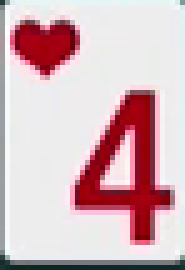
#> input picture home/media/poker/4h.png, 37 x 54 px (shown 5 times larger)
$ jupyter execute --allow-errors python-pillow-image-similarity.ipynb   (shell and % lines are left out)   (older library calls are emulated)
#> lines starting #> are read from the running program, lines starting #| are printed output that depends on the picture; after the words box and inside, x2 and y2 are one past the last pixel; in counts of white or black regions, pixels touching at a corner belong together
- Title: Compare Images Using Python
- Slug: python-pillow-image-compare
- Date: 2019-02-16
- Category: Programming
- Tags: programming, Python, Pillow, computer vision, CV, image, PIL, similarity
- Author: Ben Du

[cell 1]
import numpy as np
from PIL import Image, ImageOps, ImageChops
import math, operator
from functools import reduce

## MSE

[cell 2]
img_4h = Image.open("../../home/media/poker/4h.png")
#> img_4h is the input picture: PIL image 37x54 RGB; mean R, G, B 213.2, 183.8, 189.1
img_4h

[cell 3]
img_4_dither = img_4h.convert("1")
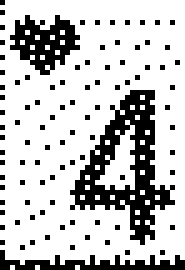
#> img_4_dither: PIL image 37x54 1 (shown 5 times larger); 75.8% white; black in thin lines or dots
img_4_dither

[cell 4]
img_4 = img_4h.convert("1", dither=False)
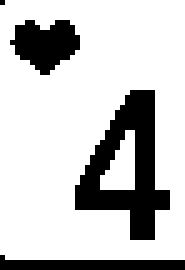
#> img_4: PIL image 37x54 1 (shown 5 times larger); 77.9% white; 4 black regions (1 under 20 px), largest, box (x1, y1, x2, y2) and area: (15, 18, 34, 48) 264, (2, 4, 16, 15) 101, (0, 51, 37, 54) 75
img_4

[cell 5]
def mse(im1, im2):
    im1 = np.array(im1).astype(int)
#> im1: shape (54, 37) int64; values 0 (black) and 1 (white), 75.8% white; black in thin lines or dots
    im2 = np.array(im2).astype(int)
    err = np.sum((im1 - im2) ** 2)
#> err = 206
    err /= float(im1.shape[0] * im2.shape[1])
#> err = 0.103
    return err

[cell 6]
mse(img_4_dither, img_4)
#> Out = 0.103

#> (a cell that did not finish here is left out)

## SSIM

[cell 8]
from skimage.measure import structural_similarity as ssim
import matplotlib.pyplot as plt
import numpy as np
import cv2

[cell 9]
# [18 lines left out: function compare_images, not called in this run]

[cell 10]
import numpy as np
import matplotlib.pyplot as plt

from skimage import data, img_as_float
from skimage.metrics import structural_similarity as ssim


img = img_as_float(data.camera())
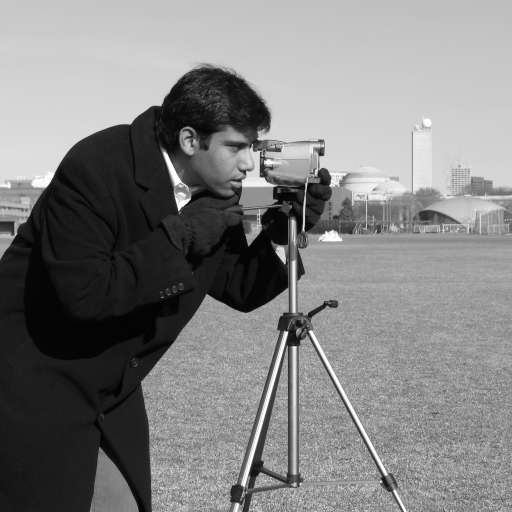
#> input picture skimage.data.camera(), 512 x 512 px
rows, cols = img.shape
#> rows = 512; cols = 512

noise = np.ones_like(img) * 0.2 * (img.max() - img.min())
#> noise: shape (512, 512) float64; every value is 0.2
noise[np.random.random(size=noise.shape) > 0.5] *= -1
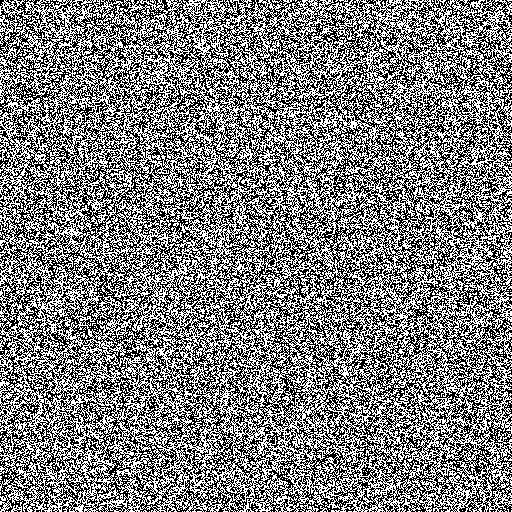
#> noise: shape (512, 512) float64; values -0.2 (black) and 0.2 (white), 49.9% white in thin lines or dots

def mse(x, y):
    return np.linalg.norm(x - y)

img_noise = img + noise
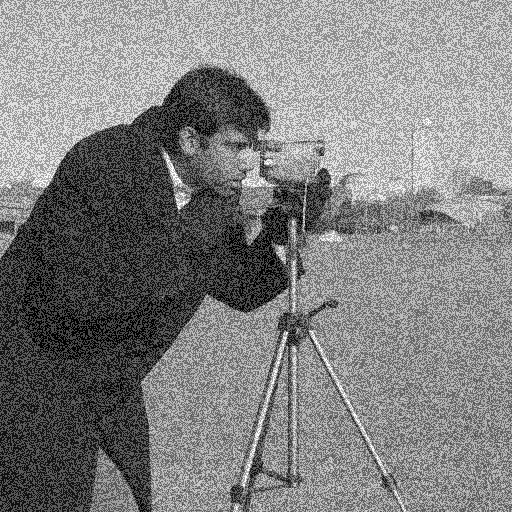
#> img_noise: shape (512, 512) float64; min -0.2, max 1.2, mean 0.506; drawn with min black and max white
img_const = img + abs(noise)

fig, axes = plt.subplots(nrows=1, ncols=3, figsize=(10, 4),
                         sharex=True, sharey=True)
ax = axes.ravel()

mse_none = mse(img, img)
#> mse_none = 0
ssim_none = ssim(img, img, data_range=img.max() - img.min())
#> ssim_none = 1

mse_noise = mse(img, img_noise)
#> mse_noise = 102.4
ssim_noise = ssim(img, img_noise,
                  data_range=img_noise.max() - img_noise.min())
#> ssim_noise = 0.146

mse_const = mse(img, img_const)
#> mse_const = 102.4
ssim_const = ssim(img, img_const,
                  data_range=img_const.max() - img_const.min())
#> ssim_const = 0.849

label = 'MSE: {:.2f}, SSIM: {:.2f}'

ax[0].imshow(img, cmap=plt.cm.gray, vmin=0, vmax=1)
ax[0].set_xlabel(label.format(mse_none, ssim_none))
ax[0].set_title('Original image')

ax[1].imshow(img_noise, cmap=plt.cm.gray, vmin=0, vmax=1)
ax[1].set_xlabel(label.format(mse_noise, ssim_noise))
ax[1].set_title('Image with noise')

ax[2].imshow(img_const, cmap=plt.cm.gray, vmin=0, vmax=1)
ax[2].set_xlabel(label.format(mse_const, ssim_const))
ax[2].set_title('Image plus constant')

plt.tight_layout()
plt.show()

## [skimage.measure.compare_ssim](https://scikit-image.org/docs/dev/api/skimage.measure.html?highlight=ssim#compare-ssim)

## [skimage.measure.compare_psnr](https://scikit-image.org/docs/dev/api/skimage.measure.html?highlight=ssim#compare-psnr)

## [skimage.measure.compare_nrmse](https://scikit-image.org/docs/dev/api/skimage.measure.html?highlight=ssim#compare-nrmse)

## [skimage.measure.compare_mse](https://scikit-image.org/docs/dev/api/skimage.measure.html?highlight=ssim#compare-mse)

[cell 11]
import warnings
from skimage.measure import compare_ssim
from skimage.transform import resize
from scipy.stats import wasserstein_distance
from scipy.misc import imsave
from scipy.ndimage import imread
import numpy as np
import cv2

##
# Globals
##

warnings.filterwarnings('ignore')

# specify resized image sizes
height = 2**10
width = 2**10

##
# Functions
##

def get_img(path, norm_size=True, norm_exposure=False):
  '''
  Prepare an image for image processing tasks
  '''
  # flatten returns a 2d grayscale array
  img = imread(path, flatten=True).astype(int)
  # resizing returns float vals 0:255; convert to ints for downstream tasks
  if norm_size:
    img = resize(img, (height, width), anti_aliasing=True, preserve_range=True)
  if norm_exposure:
    img = normalize_exposure(img)
  return img


# [48 lines left out: functions get_histogram, normalize_exposure, earth_movers_distance, not called in this run]


def structural_sim(path_a, path_b):
  '''
  Measure the structural similarity between two images
  @args:
    {str} path_a: the path to an image file
    {str} path_b: the path to an image file
  @returns:
    {float} a float {-1:1} that measures structural similarity
      between the input images
  '''
  img_a = get_img(path_a)

$ run again, with home/media/poker/probability.png copied over home/media/poker/4h.png
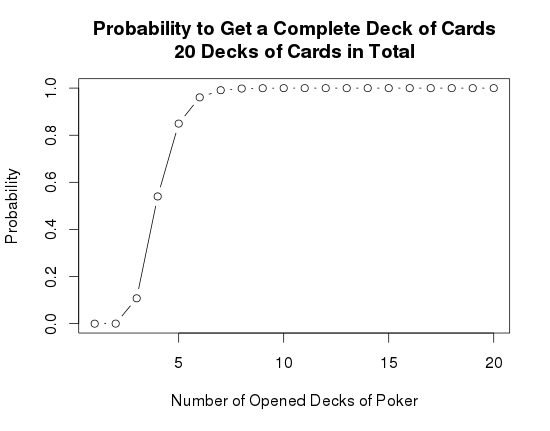
#> input picture home/media/poker/probability.png, 550 x 431 px
#> img_4h is the input picture: PIL image 550x431 P; min 0, max 255, mean 247.7
#> `img_4_dither = img_4h.convert("1")`:
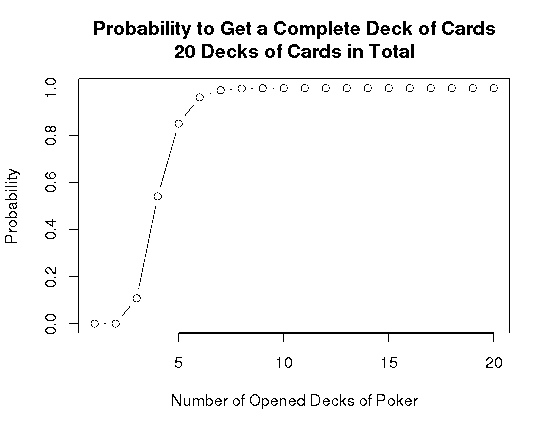
#> img_4_dither: PIL image 550x431 1; 97% white; black in thin lines or dots, all inside (x1, y1, x2, y2) = (5, 21, 510, 409)
#> err = 0
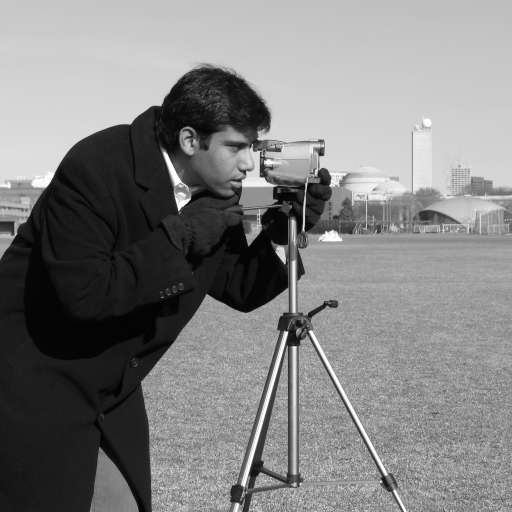
#> input picture skimage.data.camera(), 512 x 512 px
#> ssim_none = 1
#> mse_noise = 102.4
#> ssim_noise = 0.146
#> mse_const = 102.4
#> ssim_const = 0.849
